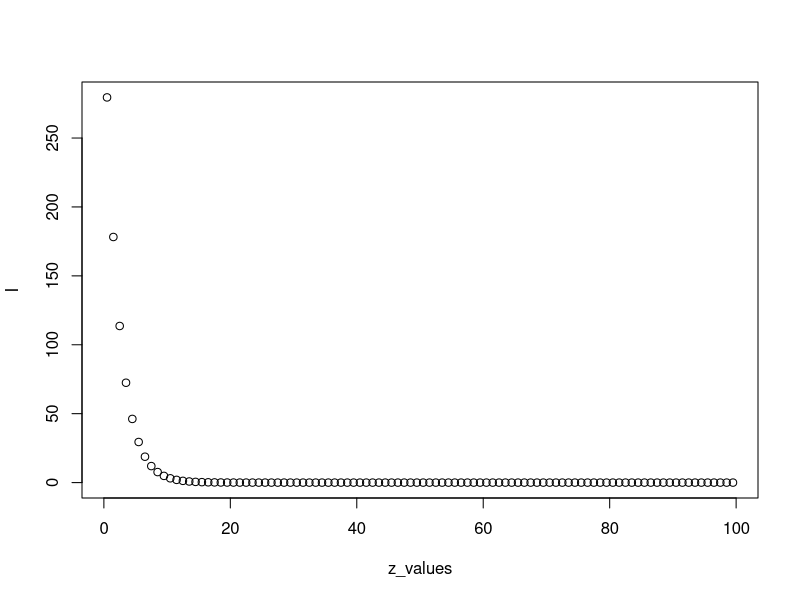
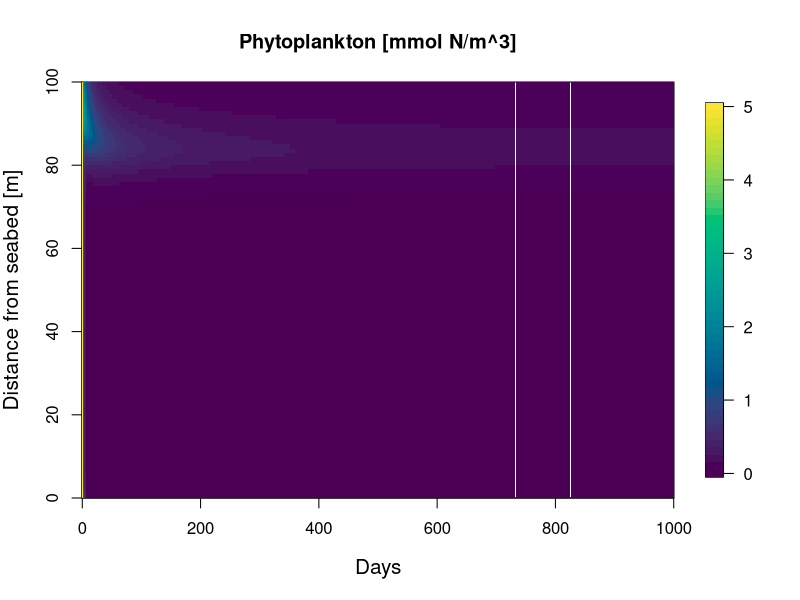
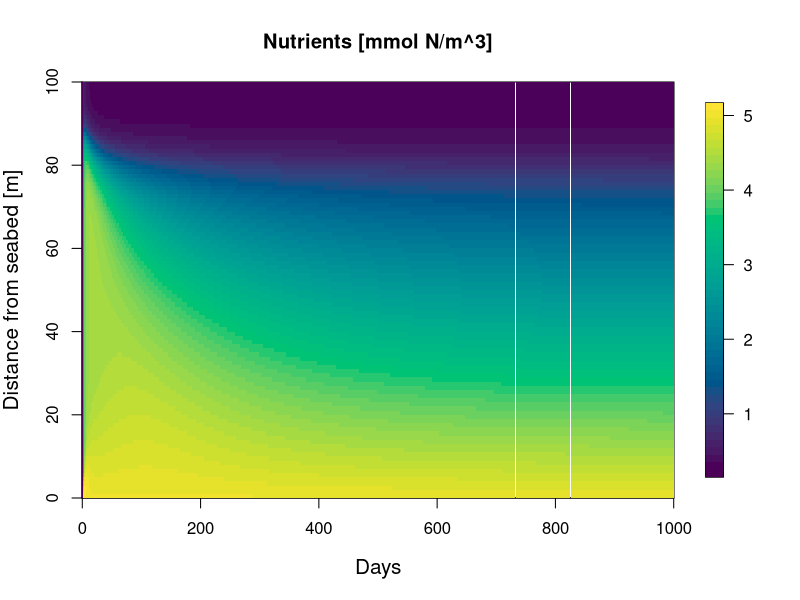
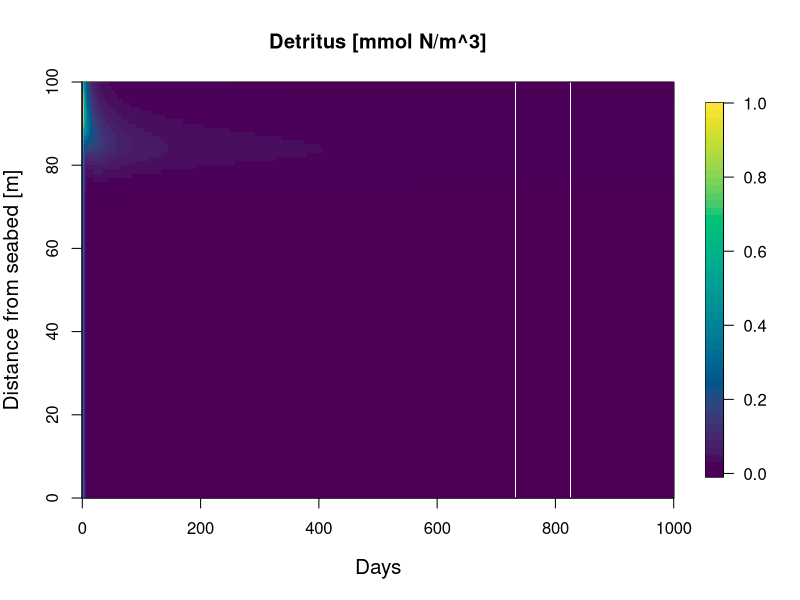
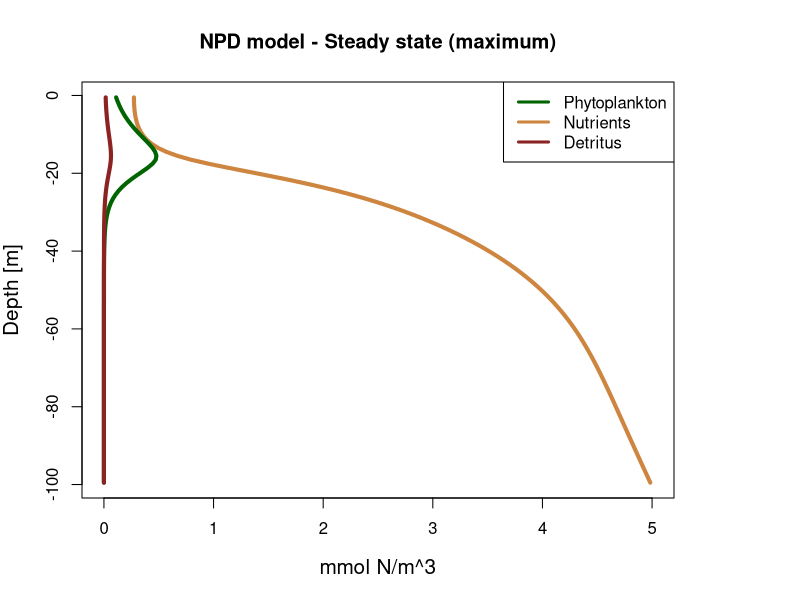
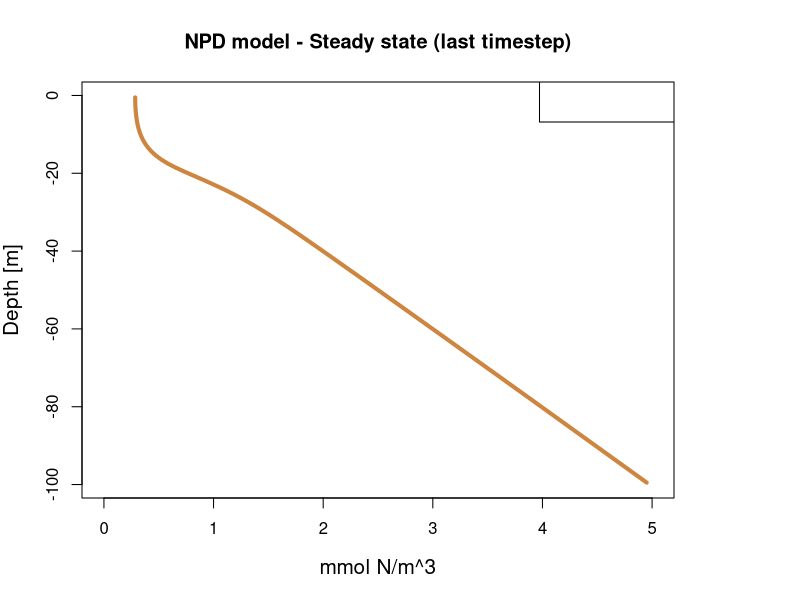

Reproduce these figures in R, in order. (Note: this script raises an error after producing the figures.)

#Author: Emma Fournais Næsheim
#Computational Marine Ecological Modelling - report 1
#04-03-2024

install.packages("fields")
install.packages("desolve")

library(deSolve)
library(fields)


par(mfrow=c(1,1))
u <- 0.5 #

d <- 100
n <- 100 # 
DeltaZ <- d/n # 
kw <- 0.2
kp <- 0.05 #

gmax <- 1 #
I0 <- 350 
kn <- 0.3
m <- 0.24 #
alpha <- 0.1

D <- 4.32 # 
z_values <- seq( 0.5*DeltaZ, d, by = DeltaZ)
grazing <- 0.1 #
remin <- 1.5 #
Av <- 4.32 #

# Initial conditions 
Nb <- 5
P <- rep(5,n)
N <- rep(0.2,n)
De <- rep(0,n)


#--------------------------------------------------------
Light <- function(kw,kp,DeltaZ,P,I0){
  
  #Integral calculations - cumulative sums of the light in depth
  integral <- cumsum((kw+kp*P)*DeltaZ)+(-1/2*DeltaZ)*(kw+kp*P)
  
  #calculation of the light values 
  I = I0*exp(-integral)
  
  return(I)
}

#------------------------------------------------------------

I = Light(kw,kp,DeltaZ,P,I0)
plot(z_values, I)

G.n <- N/(kn+N)
G.l <- (alpha*I)/sqrt(gmax^2+(alpha^2*I^2))
g <- gmax * pmin(G.n, G.l)- m

#------------------------------------------------
#Doing the diffusion and advection 
#------------------------------------------------

derivative <- function(times, y, params) {
  P <- y[1:n]
  N <- y[(n+1):(2*n)]
  De <- y[(2*n+1):(3*n)]
  
  J_a <- numeric(n + 1)
  J_d <- numeric(n + 1)
  J_n <- numeric(n + 1)
  J_D <- numeric(n + 1)
  
  for(i in 2:n){
    J_a[i] <-  u*P[i-1]
    J_d[i] <- -D*(P[i]-P[i-1])/DeltaZ
    J_n[i] <- -D*(N[i]-N[i-1])/DeltaZ 
    J_D[i] <- -D*(De[i]-De[i-1])/DeltaZ 
  }
  
  # Set boundary fluxes to 0
  J_a[1] <- 0 # Boundary condition
  J_d[1] <- 0
  J_n[1] <- 0 
  J_D[1] <- 0 
  J_a[n + 1] <- 0
  J_d[n + 1] <- 0
  J_D[n + 1] <- u*De[n]
  J_n[n + 1] <- -D * ((Nb-N[n])/DeltaZ)
  
  J = J_a + J_d
  
  jP= (-(J[2:(n+1)] - J[1:n])) / DeltaZ
  jN= -(J_n[2:(n+1)] - J_n[1:n]) / DeltaZ
  jD= -(J_D[2:(n+1)] - J_D[1:n]) / DeltaZ
  
  
  Light <- function(kw,kp,DeltaZ,P,I0){
    
    #Integral calculations - cumulative sums of the light in depth
    integral <- cumsum((kw+kp*P)*DeltaZ)+(-1/2*DeltaZ)*(kw+kp*P)
    
    #calculation the light values 
    I = I0*exp(-integral)
    
    return(I)
  }
  I = Light(kw,kp,DeltaZ,P,I0)
  
  G.n <- N/(kn+N)
  G.l <- (alpha*I)/sqrt(gmax^2+(alpha^2*I^2))
  g <- gmax * pmin(G.n, G.l)- m
  
  
  dP_dt <- numeric(n)
  dN_dt <- numeric(n)
  dD_dt <- numeric(n)
  
  for (i in 1:n){
    dP_dt[i] <- (g[i]*P[i])-(m*P[i]) - (grazing*P[i]^2) + jP[i]
    dN_dt[i] <- (-g[i]*P[i])+ (remin*De[i]) + jN[i]
    dD_dt[i] <- (m*P[i])+(grazing*P[i]^2) -(remin*De[i]) - (u*De[i]) + jD[i]
  }
  
  return(list(c(dP_dt, dN_dt,dD_dt)))
}


params <-
  list(
    n = n,
    DeltaZ = DeltaZ,
    u = u,
    D = D,
    m = m,
    g = g, 
    gmax = gmax, 
    I = I, 
    Nb = Nb, 
    grazing = grazing, 
    remin = remin,
    Av = Av,
    I0 = I0, 
    kw = kw,
    kp = kp, 
    alpha=alpha,
    kn = kn
    
  )
times <- seq(0, 1000, by = 1) # Time vector
result <- ode(y = c(P,N,De), times = times, func = derivative, parms = params)

P_out <- result[, 2:(n+1)]
N_out <- result[, (n+2):(2*n+1)]
D_out <- result[, (2*n+2):(3*n+1)]
Time <- result [,1]
z_values <- z_values

#imageplot
image.plot(Time, z_values, P_out[,ncol(P_out):1], col = hcl.colors(50, "viridis"), main = "Phytoplankton [mmol N/m^3]", xlab = "Days", ylab = "Distance from seabed [m]", cex.lab=1.25)
image.plot(Time, z_values, N_out[,ncol(P_out):1], col = hcl.colors(50, "viridis"), main = "Nutrients [mmol N/m^3]", xlab = "Days", ylab = "Distance from seabed [m]", cex.lab=1.25)
image.plot(Time, z_values, D_out[,ncol(P_out):1], col = hcl.colors(50, "viridis"), main = "Detritus [mmol N/m^3]", xlab = "Days", ylab = "Distance from seabed [m]", cex.lab=1.25)


#Maximum 
plot(N_out[ dim(N_out)[2],], -z_values, type = "l", col = "peru", lwd=4, xlim = c(0,5), xlab = "mmol N/m^3", ylab = "Depth [m]", main = "NPD model - Steady state (maximum)", cex.lab=1.25)
lines(P_out[ dim(P_out)[2],], -z_values, type = "l", col = "darkgreen", lwd=4)
lines(D_out[ dim(D_out)[2],], -z_values, type = "l", col = "brown4", lwd=4)
legend(
  "topright",
  #inset = c(-0.5, 0),
  legend = c("Phytoplankton", "Nutrients", "Detritus"),
  lty = c(1, 1,1),
  lwd = 3,
  col = c("darkgreen","peru", "brown4")
)

#Last timestep
N_last <- tail(N_out, 1)
P_last <- tail(P_out, 1)
D_last <- tail(D_out, 1)


plot(N_last, -z_values, type = "l", col = "peru", lwd = 4, xlim = c(0, 5), xlab = "mmol N/m^3", ylab = "Depth [m]", main = "NPD model - Steady state (last timestep)", cex.lab = 1.25)
legend(
  "topright",
  legend = c("Nutrients"),
  lty = c(1, 1,1),
  lwd = 3,
  col = c("peru",)
)

plot(P_last, -z_values, type = "l", col = "darkgreen", lwd = 4, xlab = "mmol N/m^3", ylab = "Depth [m]", main = "Phytoplankton and Detritus (last timestep)", cex.lab = 1.25)
lines(D_last, -z_values, type = "l", col = "brown4", lwd = 4)
legend(
  "topright",
  legend = c("Phytoplankton", "Detritus"),
  lty = c(1, 1,1),
  lwd = 3,
  col = c("darkgreen", "brown4")
)

#Last timestep
plot(N_last, -z_values, type = "l", col = "peru", lwd = 4, xlim = c(0, 5), xlab = "mmol N/m^3", ylab = "Depth [m]", main = "NPD model - Steady state (last timestep)", cex.lab = 1.25)
lines(P_last, -z_values, type = "l", col = "darkgreen", lwd = 4)
lines(D_last, -z_values, type = "l", col = "brown4", lwd = 4)
legend(
  "topright",
  #inset = c(-0.5, 0),
  legend = c("Phytoplankton", "Nutrients", "Detritus"),
  lty = c(1, 1,1),
  lwd = 3,
  col = c("darkgreen","peru", "brown4")
)


#Growth limitation plot nutrients and light 
g.l.L <- Light(kw, kp, DeltaZ, P_out[nrow(P_out), ], I0) / (alpha + Light(kw, kp, DeltaZ, P_out[nrow(P_out), ], I0))
g.l.N <- N_out[nrow(N_out), ] / (kn + N_out[nrow(N_out), ])

plot(
  x = g.l.L,
  y = n:1,
  type = "l",
  #xlim = c(0,1),
  main = "Growth limitation by light or nutrients",
  ylab = "Distance from seabed[m]",
  xlab = "Growth Limitation Factor",
  lwd = 3
)
lines(x = g.l.N, y = n:1, type = "l", lwd = 3, lty = 2)
lines(x=P_out[dim(P_out)[2],], y=n:1, type = "l", lty = 3, lwd=3, col = "darkgreen")
legend(
  "bottom",
  #inset = c(-0.5, 0),
  legend = c("Light", "Nutrients", "Phytoplankton"),
  lty = c(1, 2,3),
  lwd = 2
)


#---------with and without damping ---------------------------

Light <- function(kw,kp,DeltaZ,P,I0){
  
  #Integral calculations - cumulative sums of the light in depth
  integral <- cumsum((kw+kp*P)*DeltaZ)+(-1/2*DeltaZ)*(kw+kp*P)
  
  #calculation the light values 
  I = I0*exp(-integral)
  
  return(I)
}


I = Light(kw,kp,DeltaZ,P,I0)
plot(I, -z_values, type = "l", xlim = c(0, 300), lwd = 3, main = "Light attenuation with and without dampering", xlab = "Watts m^-2", ylab = "Depth [m]", col = "khaki3")

kp1=0

Light <- function(kw,kp1,DeltaZ,P,I0){
  
  #Integral calculations - cumulative sums of the light in depth
  integral <- cumsum((kw+kp1*P)*DeltaZ)+(-1/2*DeltaZ)*(kw+kp1*P)
  
  #calculation the light values 
  I2 = I0*exp(-integral)
  
  return(I2)
}


I2 = Light(kw,kp1,DeltaZ,P,I0)
lines(I2, -z_values, type = "l", lty=2, lwd = 3, col = "khaki3")
legend(
  "bottomright",
  legend = c("with damping", "without damping"),
  lty = c(1, 2),
  lwd = 3, 
  col = c("khaki3", "khaki3")
)
